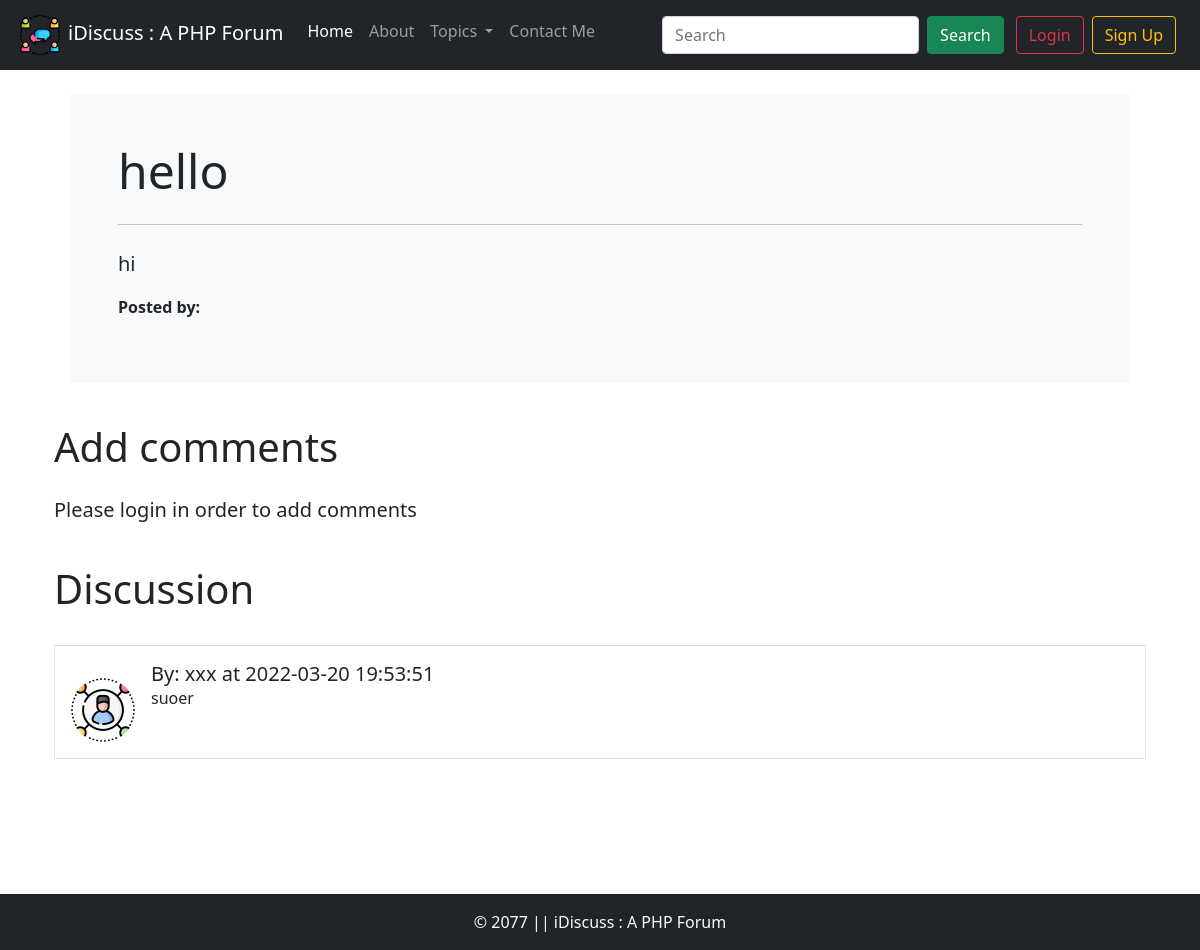
The app's page /thread.php?threadid=2, older data.
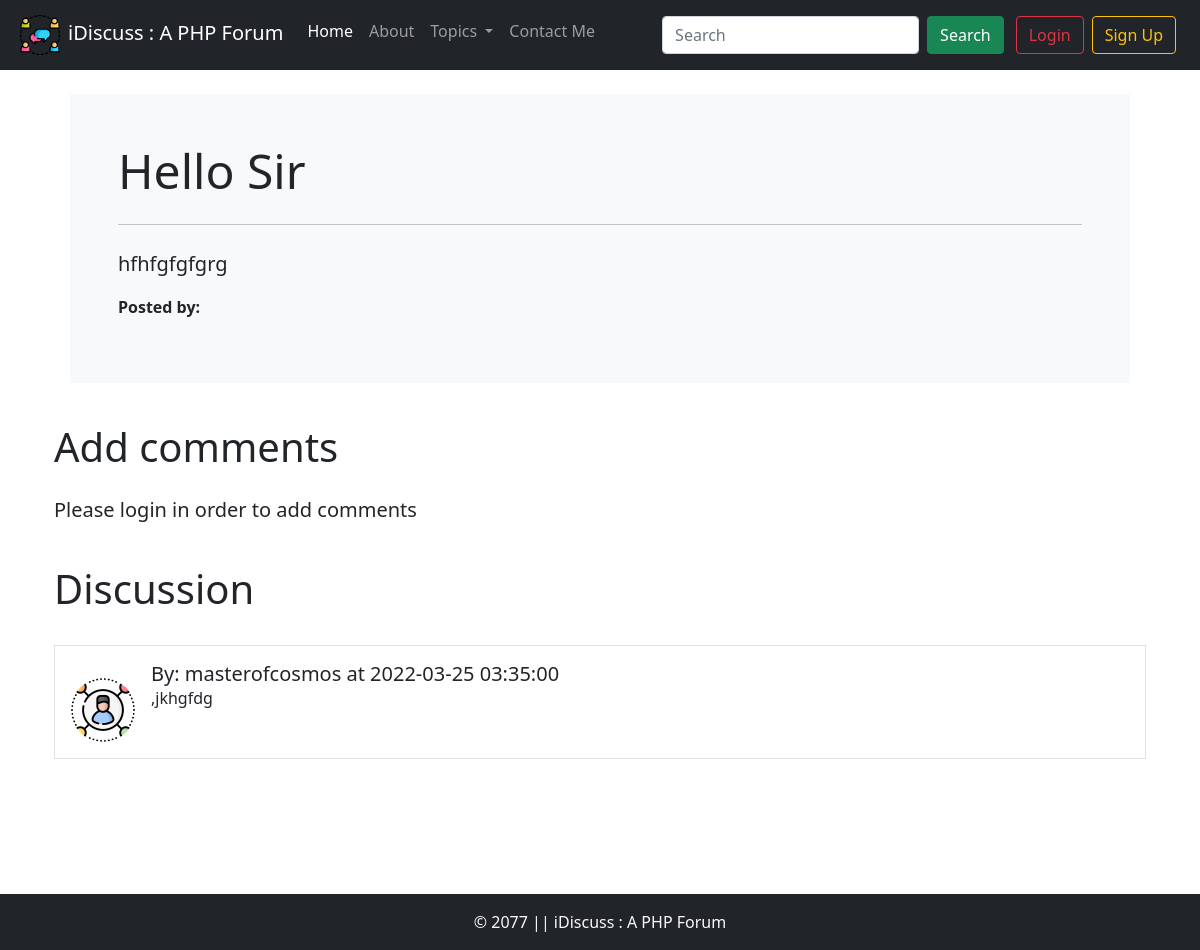
The same page, newer data.
### tables this page shows
CREATE TABLE `threads` (
  `thread_id` int(15) NOT NULL,
  `thread_title` text NOT NULL,
  `thread_desc` text NOT NULL,
  `thread_cat_id` int(15) NOT NULL,
  `thread_user_id` int(15) NOT NULL,
  `timestamp` datetime NOT NULL DEFAULT current_timestamp()
);

CREATE TABLE `comments` (
  `comment_id` int(8) NOT NULL,
  `comment_content` text NOT NULL,
  `thread_id` int(8) NOT NULL,
  `comment_by` int(8) NOT NULL,
  `comment_time` timestamp NOT NULL DEFAULT current_timestamp()
);

CREATE TABLE `users` (
  `sno` int(8) NOT NULL,
  `userName` varchar(25) NOT NULL,
  `userEmail` varchar(100) NOT NULL,
  `userPass` varchar(255) NOT NULL,
  `timestamp` datetime NOT NULL DEFAULT current_timestamp()
);

### thread.php (the view, shortened to what this page needs)
<!doctype html>
<html lang="en">
<head>
    <?php require 'partials/_head.php'; ?>
    <?php require 'partials/_dbconnect.php'; ?>
    <?php
    $id = $_GET['threadid'];
    $sql = "SELECT * FROM `threads` WHERE `thread_id` = $id;";
    $result = mysqli_query($conn, $sql);
    while ($row = mysqli_fetch_assoc($result)) {
        $threadname = $row['thread_title'];
    }
    ?>
</head>
<body>
    <?php require 'partials/_header.php'; ?>
    <?php require 'partials/_dbconnect.php'; ?>
    <div class="container min-vh-100">
        <?php
        $id = $_GET['threadid'];
        $sql = "SELECT * FROM `threads` WHERE `thread_id` = $id;";
        $result = mysqli_query($conn, $sql);
        while ($row = mysqli_fetch_assoc($result)) {
            $threadname = $row['thread_title'];
            $threaddesc = $row['thread_desc'];
        }
        ?>
        <div class="container my-4 ">
            <div class="jumbotron bg-light p-5 rounded-lg m-3">
                <h1 class="display-5"> <?php echo $threadname; ?></h1>
                <hr class="my-4">
                <p class="lead"><?php echo $threaddesc; ?> </p>
                <p><b>Posted by: </b><?php echo $_SESSION['username'];?></p>
            </div>
        </div>
        <div class="container my-4">
            <h1 class="py-3">Add comments</h1>
            <?php
            if (isset($_SESSION['loggedin']) && $_SESSION['loggedin'] == TRUE) {
                echo '
                    <form action="' . $_SERVER['REQUEST_URI'] . '" method="POST">
                    <div class="mb-3">
                        <label for="content">Write Your Comment</label>
                        <textarea name="content" id="content" rows="5" class="form-control"></textarea>
                        <input type="hidden" name="sno" value="' . $_SESSION["sno"] . '">
                    </div>
                    <button type="submit" class="btn btn-success">Comment</button>
                    </form>';
            } else {
                echo '
                    <p class = "lead">Please login in order to add comments  </p>
                    ';
            }
            ?>
        </div>
        <div class="container">
            <h1 class="py-3">Discussion</h1>
            <?php
            $id = $_GET['threadid'];
            $sql = "SELECT * FROM `comments` WHERE `thread_id`=$id";
            $result = mysqli_query($conn, $sql);
            while ($row = mysqli_fetch_assoc($result)) {
                $content = $row['comment_content'];
                $time = $row['comment_time'];
                $thread_user_id = $row['comment_by'];
                $sql2 = "SELECT userName from `users` WHERE sno = '$thread_user_id';";
                $result2 = mysqli_query($conn, $sql2);
                $row2 = mysqli_fetch_assoc($result2);
                echo '
                    <div class="d-flex border p-3 my-3">
                        <img src="/iDiscuss/images/default-user.png" class="flex-shrink-0 me-3 mt-3 rounded-circle" width="64px" height="64px" alt="">
                        <div>
                        <h5 class = "my-0 ">By: ' . $row2['userName'] . ' at ' . $time . '</h5>
                            ' . $content . '
                        </div>
                     </div>
                ';
            }
            ?>
        </div>
    </div>
    <?php require 'partials/_footer.php'; ?>
</body>
</html>

Row changes from the older to the newer data that the page shows:
removed comments: users.userName "xxx", comment_time "2022-03-20 19:53:51", comment_content "suoer"
changed threads: thread_title "hello" → "Hello Sir"; thread_desc "hi" → "hfhfgfgfgrg"
now on this page (row edited): comments: users.userName "masterofcosmos", comment_time "2022-03-25 03:35:00", comment_content ",jkhgfdg"
